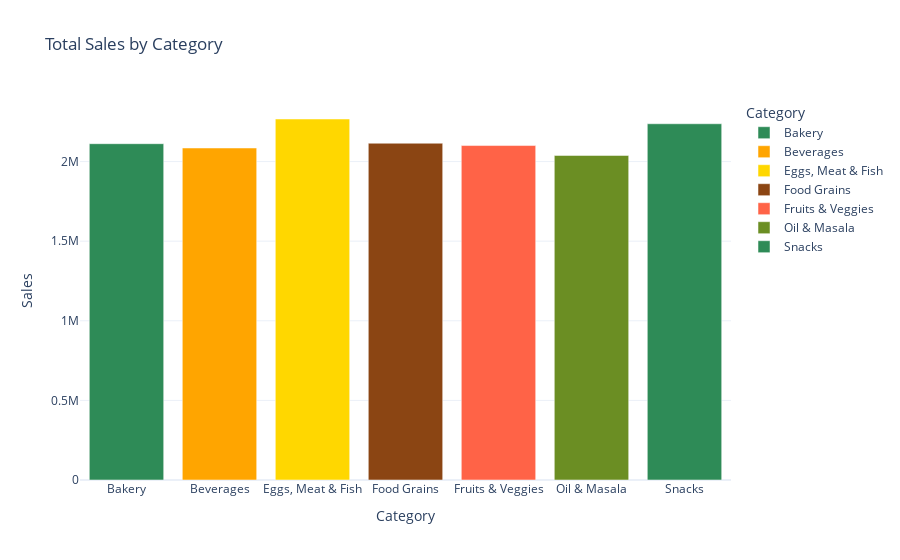

Notebook source saved alongside this figure:
### Code cell
# Plot 1: Sales by Category
sales_category = df.groupby("Category")["Sales"].sum().reset_index()
fig1 = px.bar(
    sales_category, x="Category", y="Sales",
    color="Category",
    color_discrete_sequence=supermart_colors,
    title="Total Sales by Category",
    hover_data={"Sales":":,.0f"}
)
fig1.update_layout(template="plotly_white")

### Figure 1 — Plotly figure (JSON) as saved in the notebook; plotly's stock layout.template omitted (floating-point values rounded to 4 significant figures)
{"data": [{"hovertemplate": "Category=%{x}<br>Sales=%{y:,.0f}<extra></extra>", "legendgroup": "Bakery", "marker": {"color": "#2E8B57", "pattern": {"shape": ""}}, "name": "Bakery", "orientation": "v", "showlegend": true, "textposition": "auto", "type": "bar", "x": ["Bakery"], "xaxis": "x", "y": [2112281], "yaxis": "y"}, {"hovertemplate": "Category=%{x}<br>Sales=%{y:,.0f}<extra></extra>", "legendgroup": "Beverages", "marker": {"color": "#FFA500", "pattern": {"shape": ""}}, "name": "Beverages", "orientation": "v", "showlegend": true, "textposition": "auto", "type": "bar", "x": ["Beverages"], "xaxis": "x", "y": [2085313], "yaxis": "y"}, {"hovertemplate": "Category=%{x}<br>Sales=%{y:,.0f}<extra></extra>", "legendgroup": "Eggs, Meat & Fish", "marker": {"color": "#FFD700", "pattern": {"shape": ""}}, "name": "Eggs, Meat & Fish", "orientation": "v", "showlegend": true, "textposition": "auto", "type": "bar", "x": ["Eggs, Meat & Fish"], "xaxis": "x", "y": [2267401], "yaxis": "y"}, {"hovertemplate": "Category=%{x}<br>Sales=%{y:,.0f}<extra></extra>", "legendgroup": "Food Grains", "marker": {"color": "#8B4513", "pattern": {"shape": ""}}, "name": "Food Grains", "orientation": "v", "showlegend": true, "textposition": "auto", "type": "bar", "x": ["Food Grains"], "xaxis": "x", "y": [2115272], "yaxis": "y"}, {"hovertemplate": "Category=%{x}<br>Sales=%{y:,.0f}<extra></extra>", "legendgroup": "Fruits & Veggies", "marker": {"color": "#FF6347", "pattern": {"shape": ""}}, "name": "Fruits & Veggies", "orientation": "v", "showlegend": true, "textposition": "auto", "type": "bar", "x": ["Fruits & Veggies"], "xaxis": "x", "y": [2100727], "yaxis": "y"}, {"hovertemplate": "Category=%{x}<br>Sales=%{y:,.0f}<extra></extra>", "legendgroup": "Oil & Masala", "marker": {"color": "#6B8E23", "pattern": {"shape": ""}}, "name": "Oil & Masala", "orientation": "v", "showlegend": true, "textposition": "auto", "type": "bar", "x": ["Oil & Masala"], "xaxis": "x", "y": [2038442], "yaxis": "y"}, {"hovertemplate": "Category=%{x}<br>Sales=%{y:,.0f}<extra></extra>", "legendgroup": "Snacks", "marker": {"color": "#2E8B57", "pattern": {"shape": ""}}, "name": "Snacks", "orientation": "v", "showlegend": true, "textposition": "auto", "type": "bar", "x": ["Snacks"], "xaxis": "x", "y": [2237546], "yaxis": "y"}], "layout": {"barmode": "relative", "legend": {"title": {"text": "Category"}, "tracegroupgap": 0}, "title": {"text": "Total Sales by Category"}, "xaxis": {"anchor": "y", "categoryarray": ["Bakery", "Beverages", "Eggs, Meat & Fish", "Food Grains", "Fruits & Veggies", "Oil & Masala", "Snacks"], "categoryorder": "array", "domain": [0, 1], "title": {"text": "Category"}}, "yaxis": {"anchor": "x", "domain": [0, 1], "title": {"text": "Sales"}}}}
